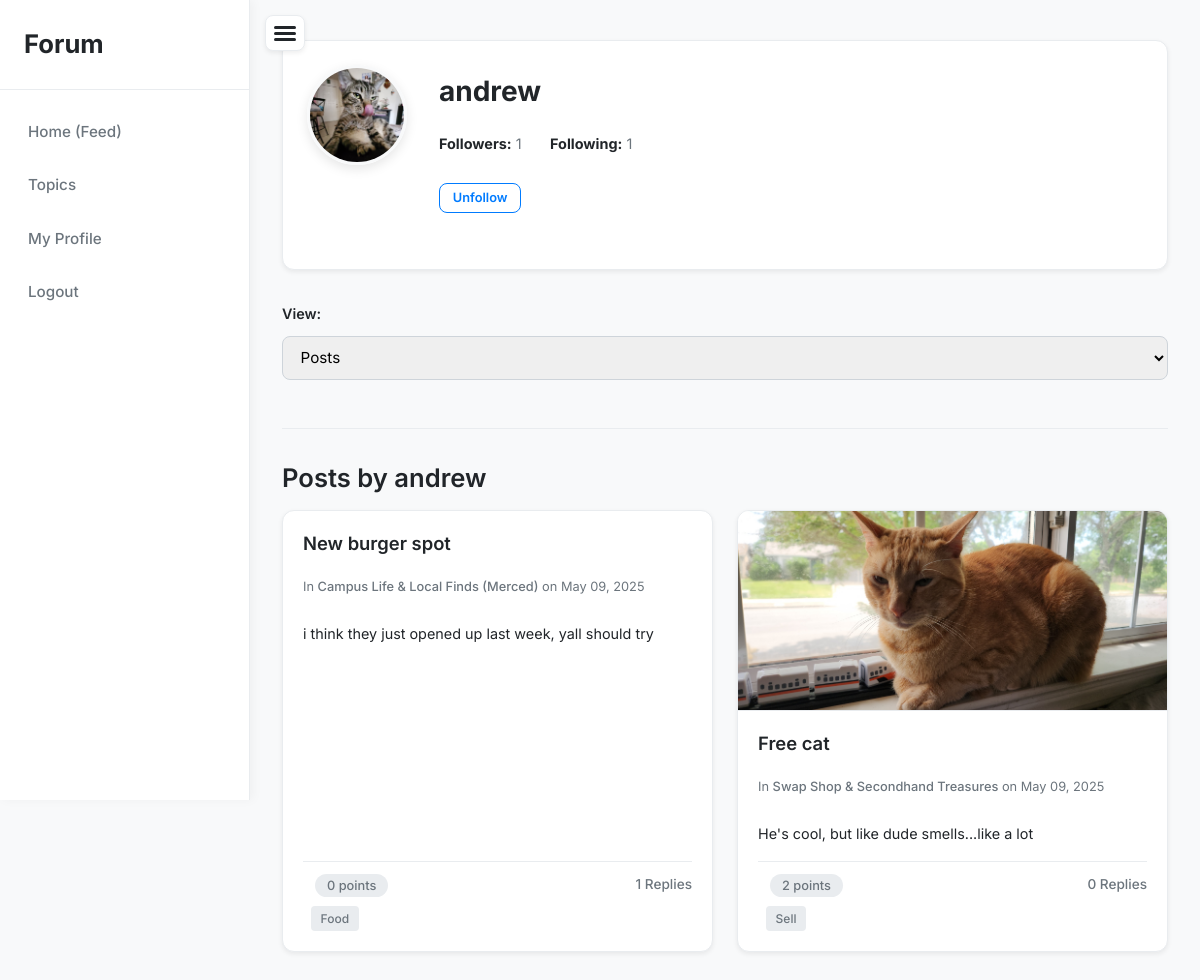
/user/andrew (signed in), run on the app's committed database.
### app/models.py (models this page shows, shortened)
class User(UserMixin, db.Model):
    id = db.Column(db.Integer, primary_key=True)
    username = db.Column(db.String(150), unique=True, nullable=False)
    email = db.Column(db.String(120), unique=True, nullable=False)
    password = db.Column(db.String(150), nullable=False)
    role = db.Column(db.String(10), nullable=False, default='student')
    profile_picture = db.Column(db.String(255), nullable=True)
    posts = db.relationship('Post', back_populates='author', lazy='dynamic', cascade='all, delete-orphan')
    replies = db.relationship('Reply', back_populates='author', lazy='dynamic', cascade='all, delete-orphan')
    votes = db.relationship('Vote', back_populates='user', lazy='dynamic', cascade='all, delete-orphan')
    followers = db.relationship(
        'Follow',
        foreign_keys='Follow.user_id',
        backref='followed_user',
        lazy='dynamic',
        cascade='all, delete-orphan'
    )
    following = db.relationship(
        'Follow',
        foreign_keys='Follow.follower_id',
        backref='follower_user',
        lazy='dynamic',
        cascade='all, delete-orphan'
    )

class Post(db.Model):
    id = db.Column(db.Integer, primary_key=True)
    title = db.Column(db.String(200), nullable=False)
    content = db.Column(db.Text, nullable=False)
    timestamp = db.Column(db.DateTime, index=True, default=datetime.utcnow)
    user_id = db.Column(db.Integer, db.ForeignKey('user.id'), nullable=False)
    topic_id = db.Column(db.Integer, db.ForeignKey('topic.id'), nullable=False)
    media_url = db.Column(db.String(255), nullable=True)
    tag = db.Column(db.String(50), nullable=True)
    author = db.relationship('User', back_populates='posts')
    topic = db.relationship('Topic', back_populates='posts')
    replies = db.relationship('Reply', back_populates='post', lazy='dynamic', cascade='all, delete-orphan')
    votes = db.relationship('Vote', back_populates='post', lazy='dynamic', cascade='all, delete-orphan')
    @property
    def upvotes_count(self):
        return Vote.query.filter_by(post_id=self.id, vote_type='upvote').count()
    @property
    def downvotes_count(self):
        return Vote.query.filter_by(post_id=self.id, vote_type='downvote').count()
    @property
    def score(self):
        return self.upvotes_count - self.downvotes_count

class Topic(db.Model):
    id = db.Column(db.Integer, primary_key=True)
    name = db.Column(db.String(100), unique=True, nullable=False)
    description = db.Column(db.String(255), nullable=True)
    slug = db.Column(db.String(120), unique=True, nullable=False)
    posts = db.relationship('Post', back_populates='topic', lazy='dynamic', cascade='all, delete-orphan')

### app/routes.py (the view)
@main.route('/user/<username>')
@login_required
def user_profile(username):
    user = User.query.filter_by(username=username).first_or_404()
    filter_type = request.args.get('filter', 'posts')
    is_following = False
    if current_user.is_authenticated and current_user != user:
        is_following = Follow.query.filter_by(user_id=user.id, follower_id=current_user.id).first() is not None
    if filter_type == 'replies':
        content = user.replies.order_by(Reply.timestamp.desc()).all()
    else:  # Default to posts
        content = user.posts.order_by(Post.timestamp.desc()).all()
    return render_template(
        'user_profile.html',
        user=user,
        title=f"{user.username}'s Profile",
        filter=filter_type,
        content=content,
        is_following=is_following
    )

### app/routes.py (called while the page is built)
@login_manager.user_loader
def load_user(user_id):
    return User.query.get(int(user_id))

### app/templates/user_profile.html (shortened to what this page needs)
{% extends 'base.html' %}
{% block content %}
<div class="profile-header mb-2">
    <div class="profile-header-avatar">
        {% if user.profile_picture %}
            <img src="{{ url_for('static', filename='uploads/' ~ user.profile_picture) }}" alt="{{ user.username }}'s Profile Picture" class="profile-pic-display">
        {% else %}
            <div class="profile-pic-default">
                <span>{{ user.username[0]|upper }}</span>
            </div>
        {% endif %}
    </div>
    <div class="profile-header-info">
        <h1>{{ user.username }}</h1>
        <div class="profile-stats-container">
            <p class="profile-stat-line"><strong>Followers:</strong> {{ user.followers.count() }}</p>
            <p class="profile-stat-line"><strong>Following:</strong> {{ user.following.count() }}</p>
        </div>
        {% if current_user.is_authenticated and current_user != user %}
            <form action="{{ url_for('main.toggle_follow', username=user.username) }}" method="post" class="profile-action-form mt-1">
                {% if is_following %}
                    <button type="submit" class="btn btn-secondary btn-sm">Unfollow</button>
                {% else %}
                    <button type="submit" class="btn btn-primary btn-sm">Follow</button>
                {% endif %}
            </form>
        {% endif %}
    </div>
</div>
<form method="get" class="profile-action-form">
    <label for="user-content-filter">View:</label>
    <select name="filter" id="user-content-filter" onchange="this.form.submit()" class="form-control">
        <option value="posts" {% if filter == 'posts' %}selected{% endif %}>Posts</option>
    </select>
</form>
<hr>
{% if filter == 'posts' %}
    <h2>Posts by {{ user.username }}</h2>
    {% if content %}
        <div class="feed-grid">
        {% for post in content %}
            <article class="content-card">
                {% if post.media_url %}
                    <a href="{{ url_for('main.view_post', post_id=post.id) }}" class="card-image-link">
                        <img src="{{ url_for('static', filename='uploads/' ~ post.media_url) }}" alt="Image for {{post.title}}" class="card-image">
                    </a>
                {% else %}
                     <div class="card-no-image"></div>
                {% endif %}
                <div class="card-content">
                    <h3><a href="{{ url_for('main.view_post', post_id=post.id) }}">{{ post.title }}</a></h3>
                    <p class="post-meta">
                        In <a href="{{ url_for('main.view_topic', slug=post.topic.slug) }}">{{ post.topic.name }}</a>
                        on {{ post.timestamp.strftime('%b %d, %Y') }}
                    </p>
                    <p class="post-content-snippet">
                        {{ post.content | striptags | truncate(100) }}
                    </p>
                    <div class="post-interactions">
                        <div class="vote-controls">
                            <span class="vote-score">{{ post.score }} points</span>
                        </div>
                        <a href="{{ url_for('main.view_post', post_id=post.id) }}#replies" class="view-replies-link">{{ post.replies.count() }} Replies</a>
                    </div>
                     {% if post.tag %}
                        <div style="margin-top: 0.5rem;">
                            <span class="post-tag-badge">{{ post.tag }}</span>
                        </div>
                    {% endif %}
                </div>
            </article>
        {% else %}
         <p>{{ user.username }} has not made any posts yet.</p>
        {% endfor %}
        </div>
    {% else %}
        <p>{{ user.username }} has not made any posts yet.</p>
    {% endif %}
{% endif %}
{% endblock %}

### data on the page
User: profile_picture (picture), username "andrew"
Post: title "New burger spot", topic.name "Campus Life & Local Finds (Merced)", timestamp "May 09, 2025", content "i think they just opened up last week, yall should try", score "0", replies.count "1", tag "Food"
Post: media_url (picture), title "Free cat", topic.name "Swap Shop & Secondhand Treasures", timestamp "May 09, 2025", content "He's cool, but like dude smells...like a lot", score "2", replies.count "0", tag "Sell"

### other printed values
{{ user.followers.count() }} "1"
{{ user.following.count() }} "1"
